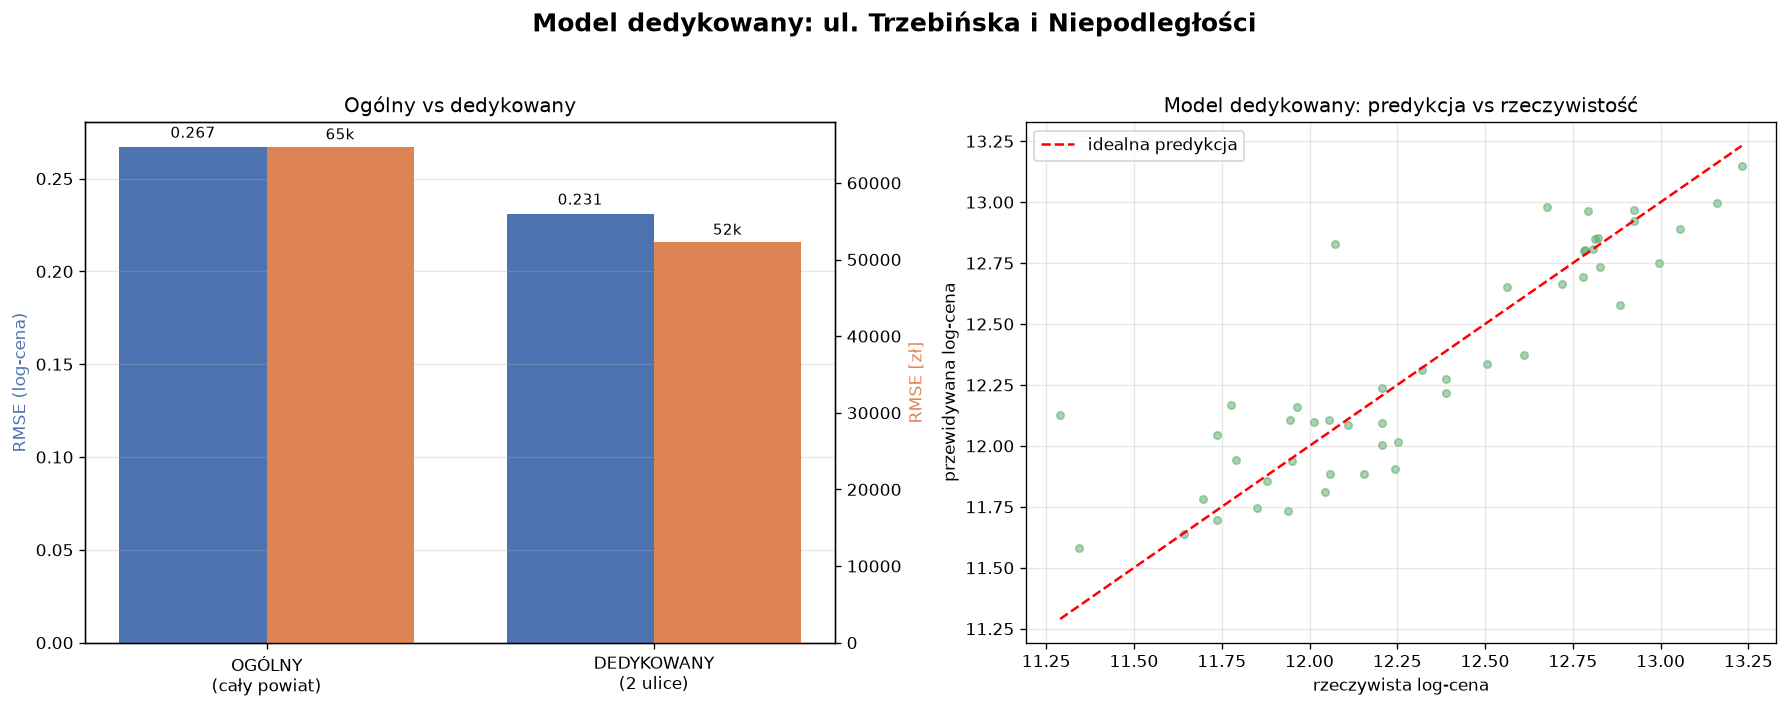

Python code for this plot:
"""
Dedykowany model wyceny mieszkań dla ulic Trzebińska i Niepodległości.

Trenuje model TYLKO na transakcjach z tych dwóch ulic i porównuje
z modelem ogólnym (cały powiat). Sprawdza, czy zawężenie danych pomaga.

Cel: tran_cena_brutto (log1p). Metryka: RMSE.
"""

import numpy as np
import pandas as pd
import matplotlib
matplotlib.use("Agg")
import matplotlib.pyplot as plt

from sklearn.ensemble import HistGradientBoostingRegressor

from mieszkania_prediction import (
    load_data, clean, split_data, build_cat_map, prepare_X, rmse,
)


ULICE = ["Trzebińska", "Niepodległości"]

NUMERIC = ["lok_pow_uzyt", "lok_liczba_izb", "lok_nr_kond",
           "x", "y", "odl_centrum", "rok"]
CATEGORICAL = ["miasto"]


def train_eval(df_train, df_val, df_test, categorical, label):
    y_train = np.log1p(df_train["tran_cena_brutto"].values)
    y_val = np.log1p(df_val["tran_cena_brutto"].values)
    y_test = np.log1p(df_test["tran_cena_brutto"].values)

    X_train = prepare_X(df_train, categorical)
    X_val = prepare_X(df_val, categorical)
    X_test = prepare_X(df_test, categorical)

    model = HistGradientBoostingRegressor(
        max_iter=300, learning_rate=0.1, random_state=42)
    model.fit(X_train, y_train)

    v = rmse(y_val, model.predict(X_val))
    t = rmse(y_test, model.predict(X_test))
    t_pln = np.sqrt(
        ((np.expm1(y_test) - np.expm1(model.predict(X_test))) ** 2).mean())

    print(f"{label:<32} RMSE(val)={v:.4f}  RMSE(test)={t:.4f}  "
          f"({t_pln:,.0f} zł)")
    return model, v, t, t_pln


def main():
    df = load_data()
    df = clean(df, verbose=False)

    # --- model OGÓLNY (cały powiat) ---
    df_tr, df_va, df_te = split_data(df)
    cat_all = build_cat_map(df_tr)

    print("Porównanie modeli:")
    print("-" * 78)
    m_all, v_all, t_all, pln_all = train_eval(
        df_tr, df_va, df_te, cat_all, "OGÓLNY (cały powiat)")

    # --- model DEDYKOWANY (tylko 2 ulice) ---
    mask = df["lok_adres"].str.contains("|".join(ULICE), case=False, na=False)
    df_st = df[mask].copy()
    print(f"\nTransakcje na wybranych ulicach: {len(df_st)}")

    df_tr2, df_va2, df_te2 = split_data(df_st)
    cat_st = build_cat_map(df_tr2)

    m_st, v_st, t_st, pln_st = train_eval(
        df_tr2, df_va2, df_te2, cat_st, "DEDYKOWANY (2 ulice)")

    # --- model dedykowany oceniany na CAŁYM zbiorze testowym ---
    # (żeby porównać jabłka do jabłek)
    print("\nOcena modelu dedykowanego na zbiorze testowym CAŁEGO powiatu:")
    y_test_all = np.log1p(df_te["tran_cena_brutto"].values)
    X_test_all = prepare_X(df_te, cat_st)
    pred = m_st.predict(X_test_all)
    t_cross = rmse(y_test_all, pred)
    t_cross_pln = np.sqrt(
        ((np.expm1(y_test_all) - np.expm1(pred)) ** 2).mean())
    print(f"{'DEDYKOWANY na teście ogólnym':<32} RMSE(test)={t_cross:.4f}  "
          f"({t_cross_pln:,.0f} zł)")

    # ------------------------------------------------------------------
    # Wykresy
    # ------------------------------------------------------------------
    fig, axes = plt.subplots(1, 2, figsize=(15, 6))
    fig.suptitle("Model dedykowany: ul. Trzebińska i Niepodległości",
                 fontsize=15, fontweight="bold")

    # 1. porównanie RMSE
    ax = axes[0]
    labels = ["OGÓLNY\n(cały powiat)", "DEDYKOWANY\n(2 ulice)"]
    vals = [t_all, t_st]
    plns = [pln_all, pln_st]
    x = np.arange(2)
    w = 0.38
    ax.bar(x - w / 2, vals, w, label="RMSE (log)", color="#4C72B0")
    ax2 = ax.twinx()
    ax2.bar(x + w / 2, plns, w, label="RMSE (zł)", color="#DD8452")
    ax.set_xticks(x)
    ax.set_xticklabels(labels)
    ax.set_ylabel("RMSE (log-cena)", color="#4C72B0")
    ax2.set_ylabel("RMSE [zł]", color="#DD8452")
    ax.set_title("Ogólny vs dedykowany")
    ax.grid(axis="y", alpha=0.3)
    for i, (v, p) in enumerate(zip(vals, plns)):
        ax.text(i - w / 2, v + 0.005, f"{v:.3f}", ha="center", fontsize=9)
        ax2.text(i + w / 2, p + 1000, f"{p/1000:.0f}k", ha="center", fontsize=9)

    # 2. predykcja vs rzeczywistość (dedykowany)
    ax = axes[1]
    y_test_st = np.log1p(df_te2["tran_cena_brutto"].values)
    pred_st = m_st.predict(prepare_X(df_te2, cat_st))
    ax.scatter(y_test_st, pred_st, s=20, alpha=0.5, color="#55A868")
    lims = [min(y_test_st.min(), pred_st.min()),
            max(y_test_st.max(), pred_st.max())]
    ax.plot(lims, lims, "r--", linewidth=1.5, label="idealna predykcja")
    ax.set_xlabel("rzeczywista log-cena")
    ax.set_ylabel("przewidywana log-cena")
    ax.set_title("Model dedykowany: predykcja vs rzeczywistość")
    ax.legend()
    ax.grid(alpha=0.3)

    plt.tight_layout(rect=[0, 0, 1, 0.95])
    out = "ulice_model.png"
    plt.savefig(out, dpi=120, bbox_inches="tight")
    print(f"\nZapisano wykres: {out}")

    # --- przykładowa wycena 65 m2 na parterze ---
    print("\nPrzykład: 65 m2, parter, Chrzanów")
    for ul in ULICE:
        d = df_st[df_st["lok_adres"].str.contains(ul, case=False, na=False)]
        x_c = d["x"].median()
        y_c = d["y"].median()
        row = {
            "lok_pow_uzyt": 65, "lok_liczba_izb": 3, "lok_nr_kond": 0,
            "x": x_c, "y": y_c, "odl_centrum": 0.0, "rok": 2026,
            "miesiac": 6, "miasto": "Chrzanów",
        }
        X = prepare_X(pd.DataFrame([row]), cat_st)
        cena = float(np.expm1(m_st.predict(X)[0]))
        print(f"  {ul:<16} -> {cena:,.0f} zł  ({cena/65:,.0f} zł/m2)")


if __name__ == "__main__":
    main()
